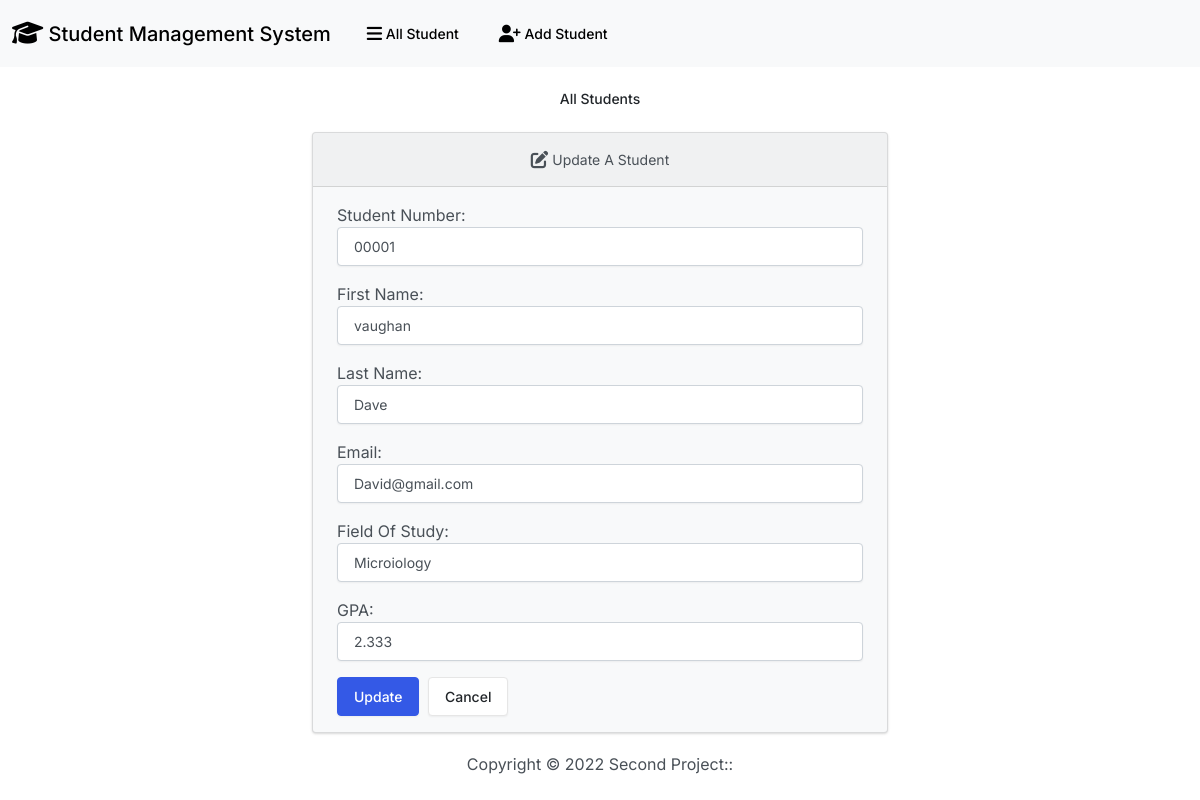
/student_update/1/, run on the app's committed database.
### SchoolManagement/models.py (models this page shows, shortened)
class Student(models.Model):
    student_number = models.CharField(max_length=5)
    first_name = models.CharField(max_length=20)
    last_name = models.CharField(max_length=20)
    email = models.EmailField(max_length=30)
    field_of_study = models.CharField(max_length=15)
    gpa = models.CharField(max_length=5)

### SchoolManagement/views.py (the view)
# urls.py: path('student_update/<int:pk>/',views.update_student,name='update_student'),
def update_student(request,pk):
    if request.method == 'POST':
        update_student = Student.objects.get(id=pk)
        update_student_form = StudentForm(request.POST,instance=update_student)
        if update_student_form.is_valid():
            update_student_form.save()
            return render(request,'SchoolManagement/edit_student.html',{'success' : True})
    else:
        update_student = Student.objects.get(id=pk)
        update_student_form = StudentForm(instance=update_student)
    context = {'update_student_form' : update_student_form}
    return render(request,'SchoolManagement/edit_student.html',context)

### SchoolManagement/forms.py
class StudentForm(forms.ModelForm):
    class Meta:
        model = Student
        fields = '__all__'
        labels = {
            'student_number' : 'Student Number',
            'first_name' : 'First Name',
            'last_name' : 'Last Name',
            'email' : 'Email',
            'field_of_study' : 'Field Of Study',
            'gpa' : 'GPA'
        }
        widgets = {
            'student_number': forms.TextInput(attrs={'class': 'form-control'}),
            'first_name': forms.TextInput(attrs={'class': 'form-control'}),
            'last_name': forms.TextInput(attrs={'class': 'form-control'}),
            'email': forms.EmailInput(attrs={'class': 'form-control'}),
            'field_of_study': forms.TextInput(attrs={'class': 'form-control'}),
            'gpa': forms.TextInput(attrs={'class': 'form-control'})
        }

### SchoolManagement/templates/SchoolManagement/edit_student.html (shortened to what this page needs)
{% extends 'SchoolManagement/base.html' %}
{% block content %}
<h3 class="m-4 center">All Students</h3>
{% if success %}
<h5 class="alert alert-success ms-4 me-4 center"><a href="{% url 'index' %}">Students Records</a>Student Record Updated Successfully</h5>
{% else %}
<div class="row justify-content-center">
<div class="col-6">
    <div class="card bg-light mb-3">
        <div class="card-header center">
            Update A Student</div>
        <div class="card-body">
         <form action=""method="POST">
            {{update_student_form.as_p}}
            <button  type="submit" class="btn btn-primary me-1">Update</button>
            <a href="{% url 'index' %}" class="btn btn-secondary">Cancel</a>
         </form>
        </div>
      </div>
</div>
</div>
{% endif %}
{% endblock content %}

### SchoolManagement/static/SchoolManagement/css/main.css (style rules this page uses)
.center { text-align:center; font-size:14px; }

### data on the page
Student: student_number "00001", first_name "vaughan", last_name "Dave", email "David@gmail.com", field_of_study "Microiology", gpa "2.333"
